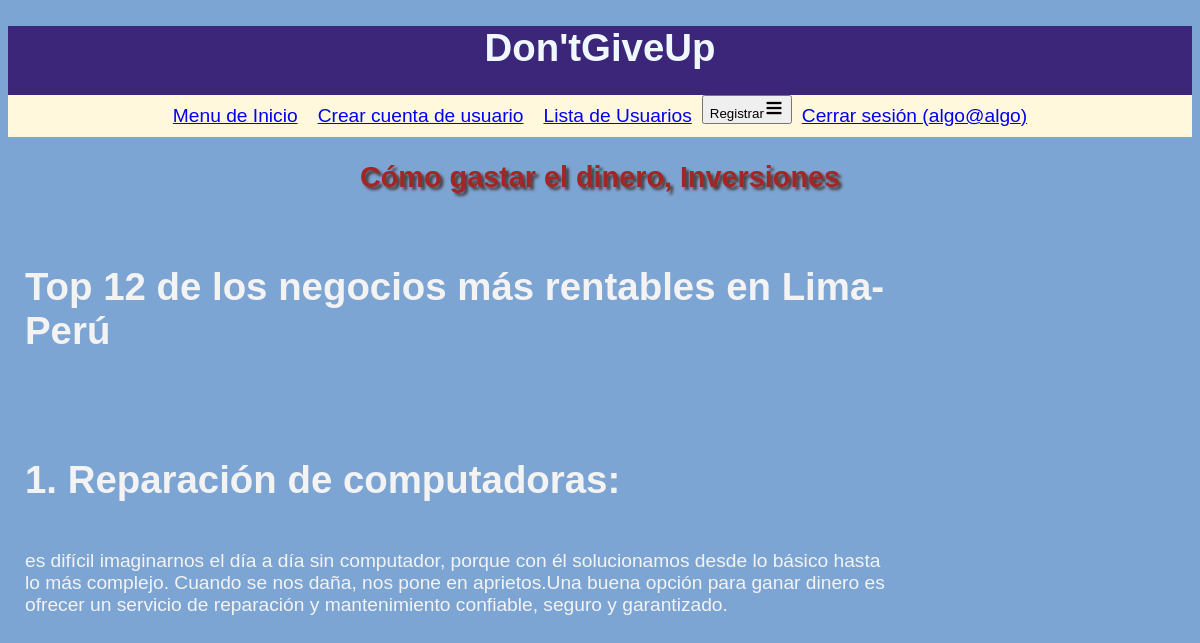
Page /inversiones.php (signed in) on the committed database.
### tables this page shows
CREATE TABLE `inversiones` (
  `id` int(11) NOT NULL,
  `titulo` varchar(500) NOT NULL,
  `contenido` text NOT NULL
);

### inversiones.php (the view, shortened to what this page needs)
<?php
include 'config.php';
$db = new PDO("mysql:host=$direccion;dbname=$bd;charset=utf8mb4", $usuario, $pass);
$stmt=$db ->query("SELECT * FROM inversiones");
$guia =$stmt->fetchAll();
?>
<!DOCTYPE html>
<html lang="en">
<head>
    <link rel="stylesheet" href="style.css">
</head>
<body>
    <?php include 'cabecera.php' ?>
    <h2>Cómo gastar el dinero, Inversiones</h2>
    <div id="tabla">
        <table>
            <tr>
                <th></th>
            </tr>
        <?php foreach($guia as $g) { ?>
        <tr>
            <td><h1><?php echo $g["titulo"] ?></h1><br>
                <?php echo $g["contenido"] ?></td>
            </tr>
        <?php } ?>
        </table>
    </div>
</body>
</html>

### style.css (style rules this page uses)
body { background-color: rgb(125, 165, 211); font-family: arial; font-size: 1.2em; }
h1 { text-align: center; }
h2 { color: rgb(165, 36, 36); text-shadow: 3px 3px 3px rgb(68, 61, 61); text-align: center; }
td { color: rgb(243, 243, 243); }
#tabla { width:900px; float: left; }
table { width: 100%; word-wrap: inherit; }
td { text-align: left; vertical-align: top; padding: 15px 15px 15px 15px; }
td, h1 { text-align: left; }

### rows in the picture
inversiones: titulo "Top 12 de los negocios más rentables en Lima-Perú"
inversiones: titulo "1. Reparación de computadoras:", contenido "es difícil imaginarnos el día a día sin computador, porque con él solucionamos desde lo básico hasta lo más complejo. Cuando se nos daña, nos pone en aprietos.Una buena opción para ganar dinero es ofrecer un servicio de reparación y mantenimiento confiable, seguro y garantizado."

### other values in the picture
$_SESSION["correo"] "algo@algo"
